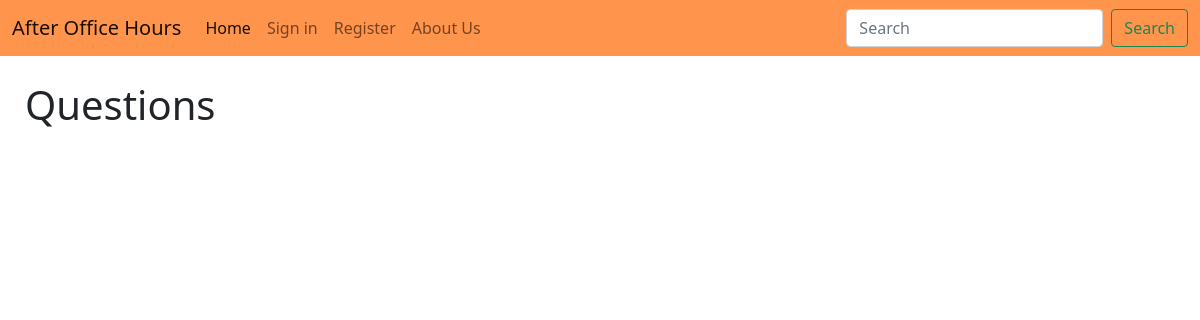
The app's page /, older data.
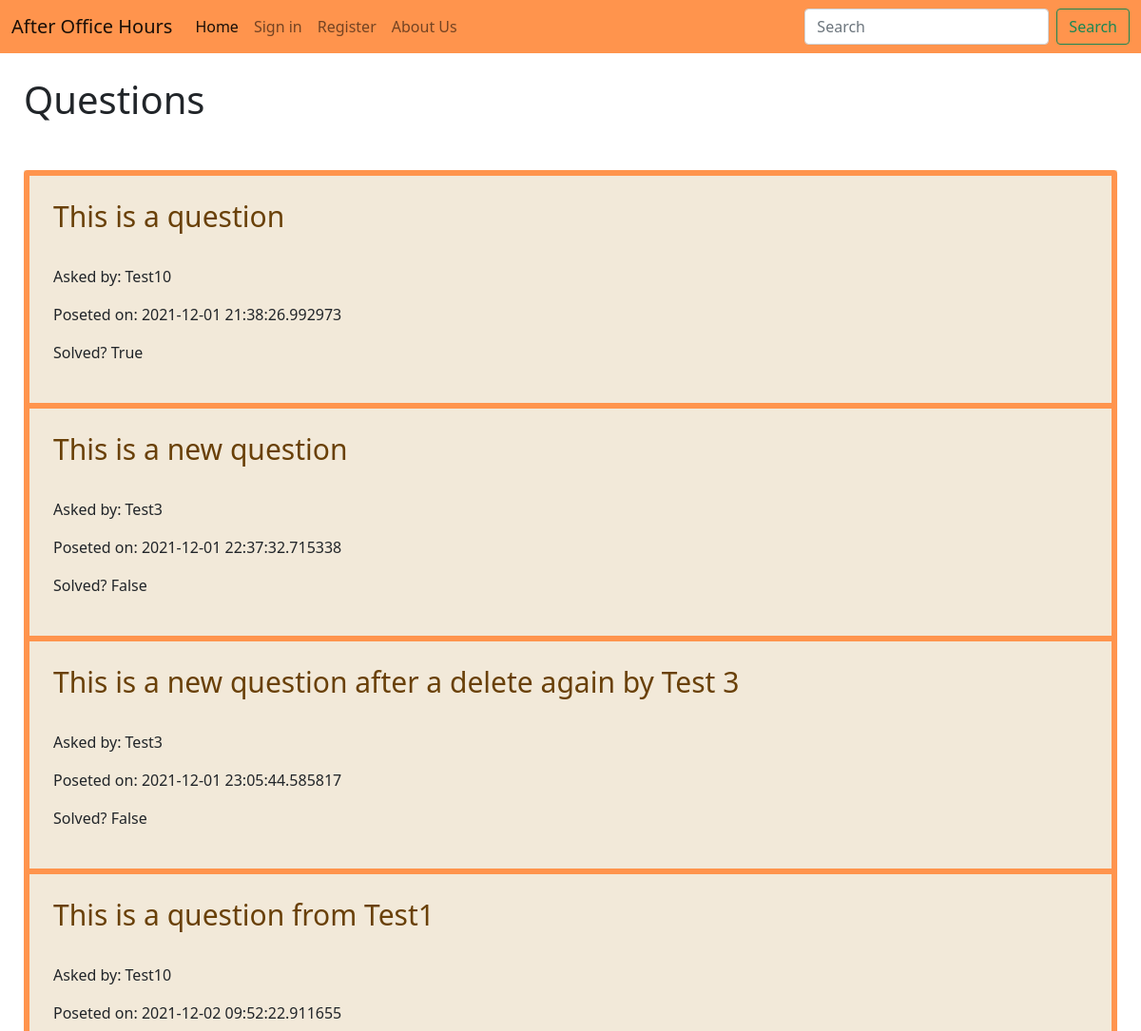
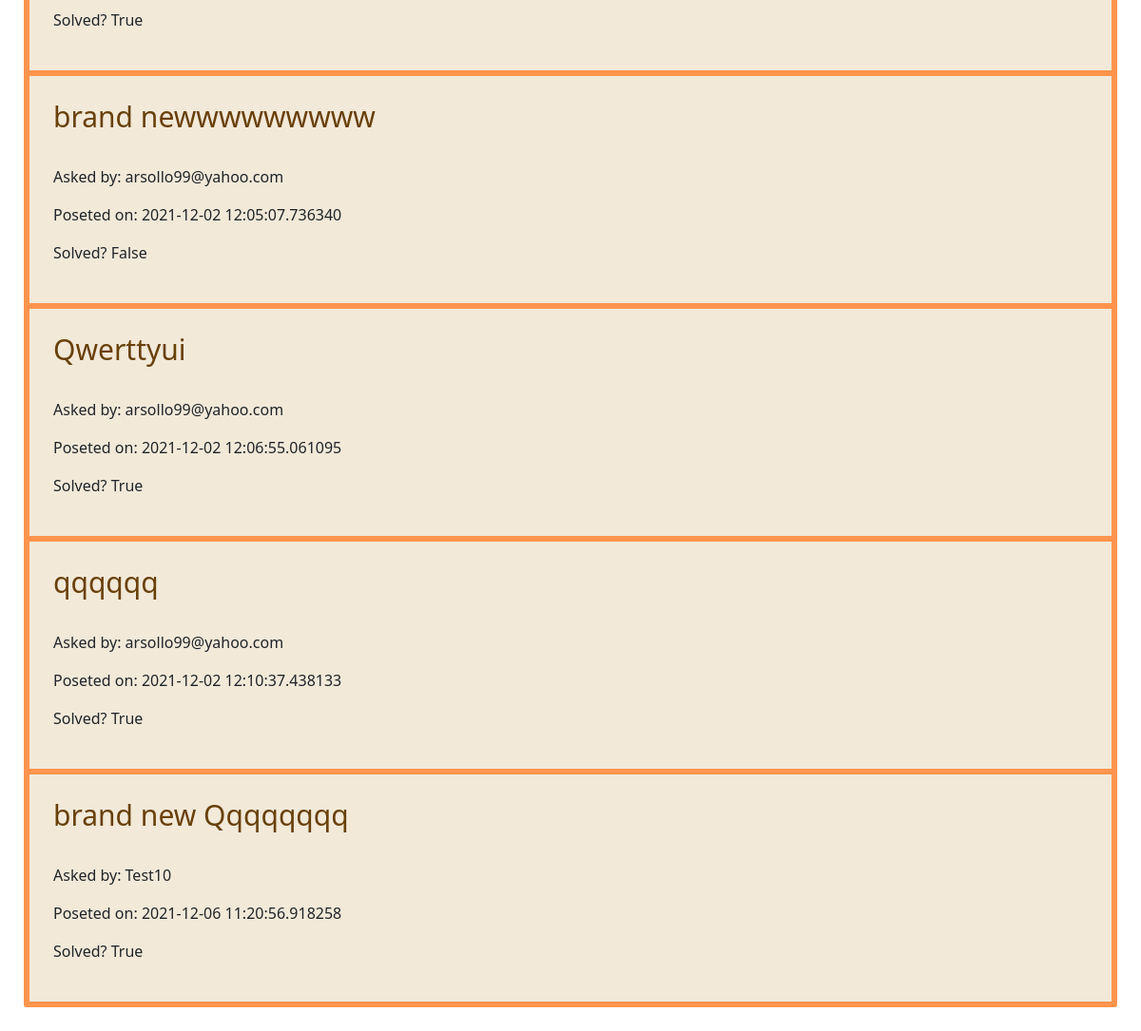
The same page, newer data (2 pictures, top to bottom).
### Question.py (models this page shows)
class Question(db.Model):
    id = db.Column(db.Integer, primary_key=True)
    q_text = db.Column(db.Text)
    asked_by_id = db.Column(db.Integer, db.ForeignKey('user.id'))
    post_time = db.Column(db.DateTime)
    solved = db.Column(db.Boolean)
    answers = db.relationship('Answer', backref='question', lazy = True)

class User(UserMixin, db.Model):
    id = db.Column(db.Integer, primary_key=True)
    username = db.Column(db.String(20), unique=True, nullable=False)
    email = db.Column(db.String(120), unique=True, nullable=False)
    password = db.Column(db.String(60), nullable=False)
    questions = db.relationship('Question', backref='author', lazy=True)

### Question.py (the view)
@app.route("/home/")
@app.route("/")
def home():
    questions = Question.query.all()
    users = User.query.all()
    context = {
        'questions' : questions,
        'users' : users
    }
    return render_template('home.html', **context)

### Templates/home.html (shortened to what this page needs)
<!DOCTYPE html>
<html>
<head>
	<link href="https://cdn.jsdelivr.net/npm/bootstrap@5.1.3/dist/css/bootstrap.min.css" rel="stylesheet">
	<link rel="stylesheet" href="{{ url_for('static', filename = 'website_style.css')}}">
</head>
<body>
    <nav class="navbar navbar-expand-lg navbar-light ">
      <div class="container-fluid">
        <a class="navbar-brand" href="/">After Office Hours</a>
        <div class="collapse navbar-collapse" id="navbarScroll">
          <ul class="navbar-nav me-auto my-2 my-lg-0 navbar-nav-scroll" style="--bs-scroll-height: 100px;">
            <li class="nav-item">
              <a class="nav-link active" aria-current="page" href="{{ url_for('home') }}">Home</a>
            </li>
            {% if not current_user.is_authenticated %}
            <li class="nav-item">
              <a class="nav-link"href="{{ url_for('login') }} ">Sign in</a>
            </li>
            <li class="nav-item">
              <a class="nav-link"href="{{ url_for('register') }} ">Register</a>
            </li>
            {%endif%}
              <a class="nav-link" href="{{ url_for('about') }} ">About Us</a>
          </ul>
          <form class="d-flex">
            <input class="form-control me-2" type="search" placeholder="Search" aria-label="Search">
            <button class="btn btn-outline-success" type="submit">Search</button>
          </form>
        </div>
      </div>
    </nav>
    {% block content %}
    <div class="welcome_page">
      <h1 id="question_header">Questions</h1>
    </div>
    <div class="home_asked_questions">
      <div class="row">
        <div class="col-lg-12">
          <div class="list-group">
            {%for question in questions%}
              {% for user in users%}
                  {% if user.id == question.asked_by_id %}
                  <a href="{{url_for('question', question_id = question.id)}}" class="list-group-item">
                  <h4 class="list-group-item-heading">{{ question.q_text }}</h4>
                  <p class="list-group-item-text">Asked by: {{ user.username}}</p>
                  <p class="list-group-item-text">Poseted on: {{ question.post_time }}</p>
                  <p class="list-group-item-text">Solved? {{ question.solved }}</p>
                  </a>
                  {%endif%}
                {%endfor%}
            {%endfor%}
          </div>
        </div>
      </div>
    </div>
    {% endblock content %}
  </body>
</html>

Row changes from the older to the newer data that the page shows:
now on this page (row edited): Question: q_text "This is a question", post_time "2021-12-01 21:38:26.992973", solved "True"
now on this page (row edited): User: username "Test10"
now on this page (row edited): Question: q_text "This is a new question", post_time "2021-12-01 22:37:32.715338", solved "False"
now on this page (row edited): User: username "Test3"
now on this page (row edited): Question: q_text "This is a new question after a delete again by Test 3", post_time "2021-12-01 23:05:44.585817", solved "False"
now on this page (row edited): Question: q_text "This is a question from Test1", post_time "2021-12-02 09:52:22.911655", solved "True"
now on this page (row edited): Question: q_text "brand newwwwwwwww", post_time "2021-12-02 12:05:07.736340", solved "False"
now on this page (row edited): User: username "arsollo99@yahoo.com"
added Question: q_text "Qwerttyui", post_time "2021-12-02 12:06:55.061095", solved "True"
added Question: q_text "qqqqqq", post_time "2021-12-02 12:10:37.438133", solved "True"
now on this page (row edited): Question: q_text "brand new Qqqqqqqq", post_time "2021-12-06 11:20:56.918258", solved "True"
